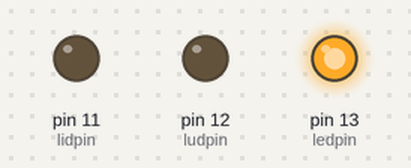
A sketch run on a simulated Arduino Uno, built with avr-gcc and run on an emulated ATmega328P. On the bench: output pins drawn as LEDs (lit = HIGH).

Above: at 0.1 s.
At 1.1 s:
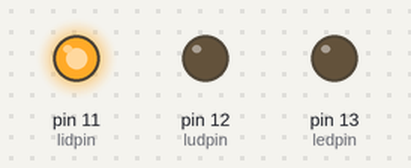
At 2.7 s:
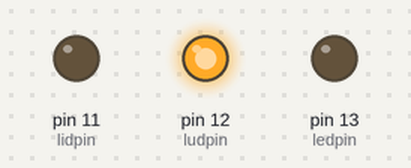
Timing chart, 0 to 3.0 s (numbered marks = the images above):
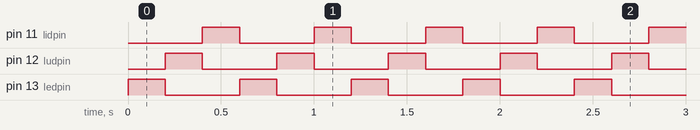

Measured:
- by itself, pin 11 (lidpin), pin 12 (ludpin), pin 13 (ledpin): alternates HIGH for 0.20 s and LOW for 0.40 s
- by itself, everything shown: repeats every 0.60 s, in 3 steps

The sketch:

SEMAFORO.ino
```cpp
int ledpin=13;
int ludpin=12;
int lidpin=11;

void setup() {
  pinMode(ledpin,OUTPUT);
  pinMode(ludpin,OUTPUT);
  pinMode(lidpin,OUTPUT);
  digitalWrite(ledpin,LOW);
  digitalWrite(ludpin,LOW);
  digitalWrite(lidpin,LOW);

  // put your setup code here, to run once:

}

void loop() {
  digitalWrite(ledpin,HIGH);
  delay(200);
  digitalWrite(ledpin,LOW);
  digitalWrite(ludpin,HIGH);
  delay(200);
  digitalWrite(ludpin,LOW);
  digitalWrite(lidpin,HIGH);
  delay(200);
  digitalWrite(lidpin,LOW);
  // put your main code here, to run repeatedly:

}
```
